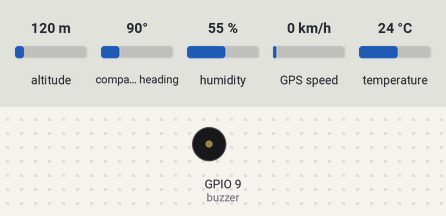
A sketch run on a simulated ESP8266 (NodeMCU). Shown: buzzer (waves = sounding). The test bench sets the inputs (shaded band); at power-on: altitude 120 m, compass heading 90°, humidity 55 %, GPS speed 0 km/h, temperature 24 °C. WiFi joins after 1.5 s; servers stay silent unless stated; uploads are accepted with an empty reply; the GPS gets a fix after 3 s at 37.7749, -122.4194 with 8 satellites; what the sketch prints to the serial monitor is not drawn. At 13.7 s the program restarts the board; the recording ends there.

Above: at 0.0 s.
At 13.62 s:
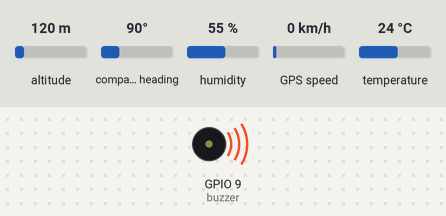
Timing chart, 0 to 13.7 s (numbered marks = the images above):
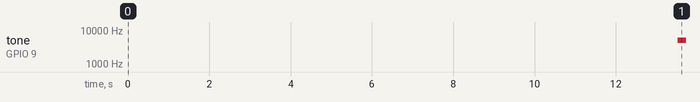

Measured:
- by itself, tone on GPIO 9 (buzzer): silent → 5000 Hz at 13.5 s

The sketch:

ITSFireD_final.ino
```cpp
#include <WiFiClient.h>
#include <ESP8266WebServer.h>
#include <ESP8266HTTPClient.h>
#include <TinyGPS++.h>
#include <SoftwareSerial.h>
#include "DHT.h"
volatile float minutes, seconds;
volatile int degree, secs, mins;
const char *ssid = "aso";  //ENTER YOUR WIFI ssid
const char *password = "12345678";  //ENTER YOUR WIFI password
const int buzzer = 9;

/* Create object named bt of the class SoftwareSerial */
SoftwareSerial GPS_SoftSerial(D4, D3);/* (Rx, Tx) */
/* Create an object named gps of the class TinyGPSPlus */
TinyGPSPlus gps;
#define DHTTYPE DHT11   // DHT 11
// DHT Sensor
uint8_t DHTPin = D8;
DHT dht(DHTPin, DHTTYPE);
float temp;

#define gasSensor A0

void setup() {
  dht.begin();
  pinMode(buzzer, OUTPUT);
  connectWifi();
}


void loop() {
  SendData();
}

//function to connect to wifi
void connectWifi(){
  delay(1000);
  Serial.begin(115200);
  GPS_SoftSerial.begin(115200);
  WiFi.mode(WIFI_OFF);        //Prevents reconnection issue (taking too long to connect)
  delay(1000);
  WiFi.mode(WIFI_STA);        //This line hides the viewing of ESP as wifi hotspot
  WiFi.begin(ssid, password);     //Connect to your WiFi router
  Serial.println("");
  Serial.print("Connecting");
  // Wait for connection
  while (WiFi.status() != WL_CONNECTED) {
    delay(500);
    Serial.print(".");
  }
  //If connection successful show IP address in serial monitor
  Serial.print("Connected to ");
  Serial.println(ssid);
  Serial.print("IP address: ");
  Serial.println(WiFi.localIP());  //IP address assigned to your ESP
}


//function to send sensor data
void SendData() {
  smartDelay(10000);	// Generate precise delay of 10s
  unsigned long start;
  double lat_val, lng_val, alt_m_val;
  bool loc_valid, alt_valid, time_valid;
  temp = dht.readTemperature(); // Gets the values of the temperature
  int gas_value = analogRead(gasSensor);
  lat_val = gps.location.lat();	/* Get latitude data */
  loc_valid = gps.location.isValid();	/* Check if valid location data is available */
  lng_val = gps.location.lng();	/* Get longtitude data */
  if (!loc_valid){
    Serial.println("Latitude : *****");
    Serial.println("Longitude : *****");
  } else{
    if(gas_value<60 || temp<50){
      tone(buzzer, 5000);
      WiFiClient wifiClient;
      HTTPClient http;    //Declare object of class HTTPClient
      //Post Data
      String postData = "lat=" + String(lat_val) + "&long=" + String(lng_val);
      http.begin(wifiClient,"192.168.165.141",80,"http://localhost/summer_project/map/getdata.php");              //change the ip to your computer ip address
      http.addHeader("Content-Type", "application/x-www-form-urlencoded");    //Specify content-type header

      int httpCode = http.POST(postData);   //Send the request
      String payload = http.getString();    //Get the response payload

      Serial.println(httpCode);   //Print HTTP return code
      Serial.println(payload);    //Print request response payload

      http.end();  //Close connection
      exit(0);
    }
  }
}

static void smartDelay(unsigned long ms)
{
  unsigned long start = millis();
  do
  {
    while (GPS_SoftSerial.available())	// Encode data read from GPS while data is available on serial port
      gps.encode(GPS_SoftSerial.read());
// Encode basically is used to parse the string received by the GPS and to store it in a buffer so that information can be extracted from it
  } while (millis() - start < ms);
}

void DegMinSec( double tot_val)	// Convert data in decimal degrees into degrees minutes seconds form
{
  degree = (int)tot_val;
  minutes = tot_val - degree;
  seconds = 60 * minutes;
  minutes = (int)seconds;
  mins = (int)minutes;
  seconds = seconds - minutes;
  seconds = 60 * seconds;
  secs = (int)seconds;
}
```
